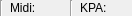
<?xml version="1.0" encoding="UTF-8"?>
<ui version="4.0">
 <class>ConnectionStatusFrame</class>
 <widget class="QWidget" name="ConnectionStatusFrame">
  <property name="geometry">
   <rect>
    <x>0</x>
    <y>0</y>
    <width>132</width>
    <height>16</height>
   </rect>
  </property>
  <property name="sizePolicy">
   <sizepolicy hsizetype="Fixed" vsizetype="Fixed">
    <horstretch>0</horstretch>
    <verstretch>0</verstretch>
   </sizepolicy>
  </property>
  <property name="minimumSize">
   <size>
    <width>132</width>
    <height>16</height>
   </size>
  </property>
  <property name="windowTitle">
   <string>Form</string>
  </property>
  <widget class="QMultiColorLed" name="kpaStatusLed">
   <property name="geometry">
    <rect>
     <x>110</x>
     <y>-3</y>
     <width>22</width>
     <height>22</height>
    </rect>
   </property>
   <property name="color">
    <enum>QMultiColorLed::Off</enum>
   </property>
  </widget>
  <widget class="QLabel" name="kpaLabel">
   <property name="geometry">
    <rect>
     <x>80</x>
     <y>0</y>
     <width>31</width>
     <height>16</height>
    </rect>
   </property>
   <property name="text">
    <string>KPA:</string>
   </property>
  </widget>
  <widget class="Line" name="line2">
   <property name="geometry">
    <rect>
     <x>70</x>
     <y>0</y>
     <width>3</width>
     <height>61</height>
    </rect>
   </property>
   <property name="orientation">
    <enum>Qt::Vertical</enum>
   </property>
  </widget>
  <widget class="QMultiColorLed" name="midiStatusLed">
   <property name="geometry">
    <rect>
     <x>40</x>
     <y>-3</y>
     <width>22</width>
     <height>22</height>
    </rect>
   </property>
   <property name="color">
    <enum>QMultiColorLed::Off</enum>
   </property>
  </widget>
  <widget class="Line" name="line1">
   <property name="geometry">
    <rect>
     <x>0</x>
     <y>0</y>
     <width>3</width>
     <height>37</height>
    </rect>
   </property>
   <property name="orientation">
    <enum>Qt::Vertical</enum>
   </property>
  </widget>
  <widget class="QLabel" name="midiLabel">
   <property name="geometry">
    <rect>
     <x>10</x>
     <y>0</y>
     <width>31</width>
     <height>16</height>
    </rect>
   </property>
   <property name="frameShape">
    <enum>QFrame::NoFrame</enum>
   </property>
   <property name="text">
    <string>Midi:</string>
   </property>
  </widget>
 </widget>
 <customwidgets>
  <customwidget>
   <class>QMultiColorLed</class>
   <extends>QWidget</extends>
   <header>qmulticolorled.h</header>
  </customwidget>
 </customwidgets>
 <resources/>
 <connections/>
</ui>
